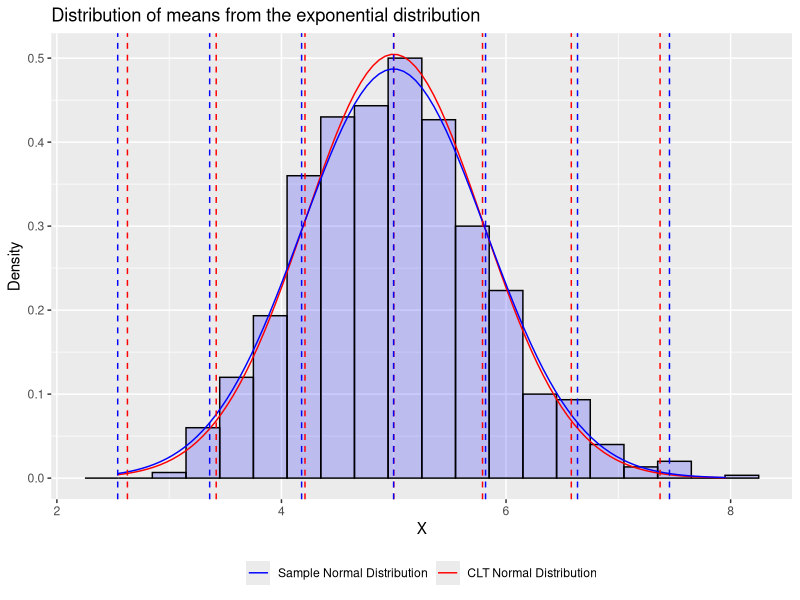

The R script that drew this image:
library(ggplot2)
library(knitr)
set.seed(123123)
lambda <- 0.2
# Simulate and plot an exponential distribution of numbers
vals <- data.frame(X = rexp(1000,lambda));
# Simulate sampling 40 values from the distribution and collect statistics about the samples
mns <- NULL
sds <- NULL
variances <- NULL
for (i in 1 : 1000) {
  x <- rexp(40,lambda)
  mns <- c(mns, mean(x))
  sds <- c(sds,sd(x))
  variances <- c(variances,var(x))
}
dat <- data.frame(mns=mns,sds=sds)
mnsmn <- mean(mns)
mnssd <- sd(mns)
mnsvar <- var(mns)
sdsmn <- mean(sds)
variancesmn <- mean(variances)
mnssd_theory <- 1/(lambda*sqrt(40))
mnsvar_theory <- mnssd_theory^2
# Display a table of means for the two simulations
means_table <- data.frame(
  "sample.mean"=mean(vals$X),
  "means.mean"=mnsmn,
  "theory.mean"=1/lambda
)
# Plot the variances for the large sample distribution
variance_table <- data.frame(
  "sample.variance"=var(vals$X),
  "samples.variance.mean"=variancesmn,
  "theory.population.var"=(1/lambda)^2
)
variance_table <- data.frame(
  "sample.means.var"= mnsvar,
  "theory.sample.means.var"=(1/(lambda*sqrt(40)))^2
)
# Distribution Plot
g <- ggplot(data=dat, aes(x=mns) ) +
  geom_histogram(color="black", fill="blue",binwidth=.3,aes( y = ..density..), alpha = .2) +
  xlab("X") +
  ylab("Density") +
  ggtitle("Distribution of means from the exponential distribution") +
  stat_function(fun = dnorm, args = list(mean = 1/lambda, sd = (1/lambda)/sqrt(40)),aes(color="red")) +
  stat_function(fun = dnorm, args = list(mean = mnsmn, sd = mnssd), aes(color="blue")) +
  geom_vline(xintercept=c(1/lambda + ((1/lambda)/sqrt(40)) * c(-3,-2,-1,0,1,2,3)), linetype="dashed", color="red") +
  geom_vline(xintercept=mnsmn + mnssd * c(-3,-2,-1,0,1,2,3), linetype="dashed", color="blue") +
  scale_color_manual(
    name="Legend", 
    values = c("blue", "red", "blue","red"), 
    labels = c("Sample Normal Distribution", "CLT Normal Distribution" )
  ) + 
  theme(legend.position="bottom",legend.title=element_blank())
g